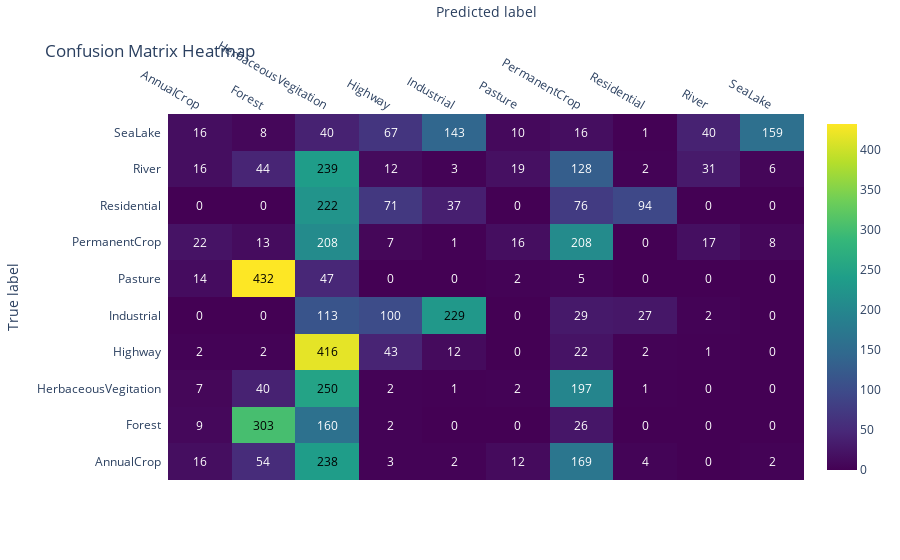

Notebook cell for this chart:
### Code cell
## using this because my matplotlib is broken
## feel free to use the block from above if yours work. 

import plotly.figure_factory as ff

z = cm.tolist()  # Convert the confusion matrix to a nested list
z_text = [["{:.0f}".format(y) for y in x] for x in z]  # Format values as strings

fig = ff.create_annotated_heatmap(
    z=z,
    x=class_names,
    y=class_names,
    annotation_text=z_text,
    colorscale="Viridis",
    showscale=True
)

fig.update_layout(
    title="Confusion Matrix Heatmap",
    xaxis_title="Predicted label",
    yaxis_title="True label",
    font=dict(size=12)
)

fig.show()

### Figure 1 — Plotly figure (JSON) as saved in the notebook; plotly's stock layout.template omitted (floating-point values rounded to 4 significant figures)
{"data": [{"colorscale": [[0, "#440154"], [0.1111, "#482878"], [0.2222, "#3e4989"], [0.3333, "#31688e"], [0.4444, "#26828e"], [0.5556, "#1f9e89"], [0.6667, "#35b779"], [0.7778, "#6ece58"], [0.8889, "#b5de2b"], [1, "#fde725"]], "reversescale": false, "showscale": true, "type": "heatmap", "x": ["AnnualCrop", "Forest", "HerbaceousVegitation", "Highway", "Industrial", "Pasture", "PermanentCrop", "Residential", "River", "SeaLake"], "y": ["AnnualCrop", "Forest", "HerbaceousVegitation", "Highway", "Industrial", "Pasture", "PermanentCrop", "Residential", "River", "SeaLake"], "z": [[16, 54, 238, 3, 2, 12, 169, 4, 0, 2], [9, 303, 160, 2, 0, 0, 26, 0, 0, 0], [7, 40, 250, 2, 1, 2, 197, 1, 0, 0], [2, 2, 416, 43, 12, 0, 22, 2, 1, 0], [0, 0, 113, 100, 229, 0, 29, 27, 2, 0], [14, 432, 47, 0, 0, 2, 5, 0, 0, 0], [22, 13, 208, 7, 1, 16, 208, 0, 17, 8], [0, 0, 222, 71, 37, 0, 76, 94, 0, 0], [16, 44, 239, 12, 3, 19, 128, 2, 31, 6], [16, 8, 40, 67, 143, 10, 16, 1, 40, 159]]}], "layout": {"annotations": [{"font": {"color": "#FFFFFF"}, "showarrow": false, "text": "16", "x": "AnnualCrop", "xref": "x", "y": "AnnualCrop", "yref": "y"}, {"font": {"color": "#FFFFFF"}, "showarrow": false, "text": "54", "x": "Forest", "xref": "x", "y": "AnnualCrop", "yref": "y"}, {"font": {"color": "#000000"}, "showarrow": false, "text": "238", "x": "HerbaceousVegitation", "xref": "x", "y": "AnnualCrop", "yref": "y"}, {"font": {"color": "#FFFFFF"}, "showarrow": false, "text": "3", "x": "Highway", "xref": "x", "y": "AnnualCrop", "yref": "y"}, {"font": {"color": "#FFFFFF"}, "showarrow": false, "text": "2", "x": "Industrial", "xref": "x", "y": "AnnualCrop", "yref": "y"}, {"font": {"color": "#FFFFFF"}, "showarrow": false, "text": "12", "x": "Pasture", "xref": "x", "y": "AnnualCrop", "yref": "y"}, {"font": {"color": "#FFFFFF"}, "showarrow": false, "text": "169", "x": "PermanentCrop", "xref": "x", "y": "AnnualCrop", "yref": "y"}, {"font": {"color": "#FFFFFF"}, "showarrow": false, "text": "4", "x": "Residential", "xref": "x", "y": "AnnualCrop", "yref": "y"}, {"font": {"color": "#FFFFFF"}, "showarrow": false, "text": "0", "x": "River", "xref": "x", "y": "AnnualCrop", "yref": "y"}, {"font": {"color": "#FFFFFF"}, "showarrow": false, "text": "2", "x": "SeaLake", "xref": "x", "y": "AnnualCrop", "yref": "y"}, {"font": {"color": "#FFFFFF"}, "showarrow": false, "text": "9", "x": "AnnualCrop", "xref": "x", "y": "Forest", "yref": "y"}, {"font": {"color": "#000000"}, "showarrow": false, "text": "303", "x": "Forest", "xref": "x", "y": "Forest", "yref": "y"}, {"font": {"color": "#FFFFFF"}, "showarrow": false, "text": "160", "x": "HerbaceousVegitation", "xref": "x", "y": "Forest", "yref": "y"}, {"font": {"color": "#FFFFFF"}, "showarrow": false, "text": "2", "x": "Highway", "xref": "x", "y": "Forest", "yref": "y"}, {"font": {"color": "#FFFFFF"}, "showarrow": false, "text": "0", "x": "Industrial", "xref": "x", "y": "Forest", "yref": "y"}, {"font": {"color": "#FFFFFF"}, "showarrow": false, "text": "0", "x": "Pasture", "xref": "x", "y": "Forest", "yref": "y"}, {"font": {"color": "#FFFFFF"}, "showarrow": false, "text": "26", "x": "PermanentCrop", "xref": "x", "y": "Forest", "yref": "y"}, {"font": {"color": "#FFFFFF"}, "showarrow": false, "text": "0", "x": "Residential", "xref": "x", "y": "Forest", "yref": "y"}, {"font": {"color": "#FFFFFF"}, "showarrow": false, "text": "0", "x": "River", "xref": "x", "y": "Forest", "yref": "y"}, {"font": {"color": "#FFFFFF"}, "showarrow": false, "text": "0", "x": "SeaLake", "xref": "x", "y": "Forest", "yref": "y"}, {"font": {"color": "#FFFFFF"}, "showarrow": false, "text": "7", "x": "AnnualCrop", "xref": "x", "y": "HerbaceousVegitation", "yref": "y"}, {"font": {"color": "#FFFFFF"}, "showarrow": false, "text": "40", "x": "Forest", "xref": "x", "y": "HerbaceousVegitation", "yref": "y"}, {"font": {"color": "#000000"}, "showarrow": false, "text": "250", "x": "HerbaceousVegitation", "xref": "x", "y": "HerbaceousVegitation", "yref": "y"}, {"font": {"color": "#FFFFFF"}, "showarrow": false, "text": "2", "x": "Highway", "xref": "x", "y": "HerbaceousVegitation", "yref": "y"}, {"font": {"color": "#FFFFFF"}, "showarrow": false, "text": "1", "x": "Industrial", "xref": "x", "y": "HerbaceousVegitation", "yref": "y"}, {"font": {"color": "#FFFFFF"}, "showarrow": false, "text": "2", "x": "Pasture", "xref": "x", "y": "HerbaceousVegitation", "yref": "y"}, {"font": {"color": "#FFFFFF"}, "showarrow": false, "text": "197", "x": "PermanentCrop", "xref": "x", "y": "HerbaceousVegitation", "yref": "y"}, {"font": {"color": "#FFFFFF"}, "showarrow": false, "text": "1", "x": "Residential", "xref": "x", "y": "HerbaceousVegitation", "yref": "y"}, {"font": {"color": "#FFFFFF"}, "showarrow": false, "text": "0", "x": "River", "xref": "x", "y": "HerbaceousVegitation", "yref": "y"}, {"font": {"color": "#FFFFFF"}, "showarrow": false, "text": "0", "x": "SeaLake", "xref": "x", "y": "HerbaceousVegitation", "yref": "y"}, {"font": {"color": "#FFFFFF"}, "showarrow": false, "text": "2", "x": "AnnualCrop", "xref": "x", "y": "Highway", "yref": "y"}, {"font": {"color": "#FFFFFF"}, "showarrow": false, "text": "2", "x": "Forest", "xref": "x", "y": "Highway", "yref": "y"}, {"font": {"color": "#000000"}, "showarrow": false, "text": "416", "x": "HerbaceousVegitation", "xref": "x", "y": "Highway", "yref": "y"}, {"font": {"color": "#FFFFFF"}, "showarrow": false, "text": "43", "x": "Highway", "xref": "x", "y": "Highway", "yref": "y"}, {"font": {"color": "#FFFFFF"}, "showarrow": false, "text": "12", "x": "Industrial", "xref": "x", "y": "Highway", "yref": "y"}, {"font": {"color": "#FFFFFF"}, "showarrow": false, "text": "0", "x": "Pasture", "xref": "x", "y": "Highway", "yref": "y"}, {"font": {"color": "#FFFFFF"}, "showarrow": false, "text": "22", "x": "PermanentCrop", "xref": "x", "y": "Highway", "yref": "y"}, {"font": {"color": "#FFFFFF"}, "showarrow": false, "text": "2", "x": "Residential", "xref": "x", "y": "Highway", "yref": "y"}, {"font": {"color": "#FFFFFF"}, "showarrow": false, "text": "1", "x": "River", "xref": "x", "y": "Highway", "yref": "y"}, {"font": {"color": "#FFFFFF"}, "showarrow": false, "text": "0", "x": "SeaLake", "xref": "x", "y": "Highway", "yref": "y"}, {"font": {"color": "#FFFFFF"}, "showarrow": false, "text": "0", "x": "AnnualCrop", "xref": "x", "y": "Industrial", "yref": "y"}, {"font": {"color": "#FFFFFF"}, "showarrow": false, "text": "0", "x": "Forest", "xref": "x", "y": "Industrial", "yref": "y"}, {"font": {"color": "#FFFFFF"}, "showarrow": false, "text": "113", "x": "HerbaceousVegitation", "xref": "x", "y": "Industrial", "yref": "y"}, {"font": {"color": "#FFFFFF"}, "showarrow": false, "text": "100", "x": "Highway", "xref": "x", "y": "Industrial", "yref": "y"}, {"font": {"color": "#000000"}, "showarrow": false, "text": "229", "x": "Industrial", "xref": "x", "y": "Industrial", "yref": "y"}, {"font": {"color": "#FFFFFF"}, "showarrow": false, "text": "0", "x": "Pasture", "xref": "x", "y": "Industrial", "yref": "y"}, {"font": {"color": "#FFFFFF"}, "showarrow": false, "text": "29", "x": "PermanentCrop", "xref": "x", "y": "Industrial", "yref": "y"}, {"font": {"color": "#FFFFFF"}, "showarrow": false, "text": "27", "x": "Residential", "xref": "x", "y": "Industrial", "yref": "y"}, {"font": {"color": "#FFFFFF"}, "showarrow": false, "text": "2", "x": "River", "xref": "x", "y": "Industrial", "yref": "y"}, {"font": {"color": "#FFFFFF"}, "showarrow": false, "text": "0", "x": "SeaLake", "xref": "x", "y": "Industrial", "yref": "y"}, {"font": {"color": "#FFFFFF"}, "showarrow": false, "text": "14", "x": "AnnualCrop", "xref": "x", "y": "Pasture", "yref": "y"}, {"font": {"color": "#000000"}, "showarrow": false, "text": "432", "x": "Forest", "xref": "x", "y": "Pasture", "yref": "y"}, {"font": {"color": "#FFFFFF"}, "showarrow": false, "text": "47", "x": "HerbaceousVegitation", "xref": "x", "y": "Pasture", "yref": "y"}, {"font": {"color": "#FFFFFF"}, "showarrow": false, "text": "0", "x": "Highway", "xref": "x", "y": "Pasture", "yref": "y"}, {"font": {"color": "#FFFFFF"}, "showarrow": false, "text": "0", "x": "Industrial", "xref": "x", "y": "Pasture", "yref": "y"}, {"font": {"color": "#FFFFFF"}, "showarrow": false, "text": "2", "x": "Pasture", "xref": "x", "y": "Pasture", "yref": "y"}, {"font": {"color": "#FFFFFF"}, "showarrow": false, "text": "5", "x": "PermanentCrop", "xref": "x", "y": "Pasture", "yref": "y"}, {"font": {"color": "#FFFFFF"}, "showarrow": false, "text": "0", "x": "Residential", "xref": "x", "y": "Pasture", "yref": "y"}, {"font": {"color": "#FFFFFF"}, "showarrow": false, "text": "0", "x": "River", "xref": "x", "y": "Pasture", "yref": "y"}, {"font": {"color": "#FFFFFF"}, "showarrow": false, "text": "0", "x": "SeaLake", "xref": "x", "y": "Pasture", "yref": "y"}, {"font": {"color": "#FFFFFF"}, "showarrow": false, "text": "22", "x": "AnnualCrop", "xref": "x", "y": "PermanentCrop", "yref": "y"}, {"font": {"color": "#FFFFFF"}, "showarrow": false, "text": "13", "x": "Forest", "xref": "x", "y": "PermanentCrop", "yref": "y"}, {"font": {"color": "#FFFFFF"}, "showarrow": false, "text": "208", "x": "HerbaceousVegitation", "xref": "x", "y": "PermanentCrop", "yref": "y"}, {"font": {"color": "#FFFFFF"}, "showarrow": false, "text": "7", "x": "Highway", "xref": "x", "y": "PermanentCrop", "yref": "y"}, {"font": {"color": "#FFFFFF"}, "showarrow": false, "text": "1", "x": "Industrial", "xref": "x", "y": "PermanentCrop", "yref": "y"}, {"font": {"color": "#FFFFFF"}, "showarrow": false, "text": "16", "x": "Pasture", "xref": "x", "y": "PermanentCrop", "yref": "y"}, {"font": {"color": "#FFFFFF"}, "showarrow": false, "text": "208", "x": "PermanentCrop", "xref": "x", "y": "PermanentCrop", "yref": "y"}, {"font": {"color": "#FFFFFF"}, "showarrow": false, "text": "0", "x": "Residential", "xref": "x", "y": "PermanentCrop", "yref": "y"}, {"font": {"color": "#FFFFFF"}, "showarrow": false, "text": "17", "x": "River", "xref": "x", "y": "PermanentCrop", "yref": "y"}, {"font": {"color": "#FFFFFF"}, "showarrow": false, "text": "8", "x": "SeaLake", "xref": "x", "y": "PermanentCrop", "yref": "y"}, {"font": {"color": "#FFFFFF"}, "showarrow": false, "text": "0", "x": "AnnualCrop", "xref": "x", "y": "Residential", "yref": "y"}, {"font": {"color": "#FFFFFF"}, "showarrow": false, "text": "0", "x": "Forest", "xref": "x", "y": "Residential", "yref": "y"}, {"font": {"color": "#000000"}, "showarrow": false, "text": "222", "x": "HerbaceousVegitation", "xref": "x", "y": "Residential", "yref": "y"}, {"font": {"color": "#FFFFFF"}, "showarrow": false, "text": "71", "x": "Highway", "xref": "x", "y": "Residential", "yref": "y"}, {"font": {"color": "#FFFFFF"}, "showarrow": false, "text": "37", "x": "Industrial", "xref": "x", "y": "Residential", "yref": "y"}, {"font": {"color": "#FFFFFF"}, "showarrow": false, "text": "0", "x": "Pasture", "xref": "x", "y": "Residential", "yref": "y"}, {"font": {"color": "#FFFFFF"}, "showarrow": false, "text": "76", "x": "PermanentCrop", "xref": "x", "y": "Residential", "yref": "y"}, {"font": {"color": "#FFFFFF"}, "showarrow": false, "text": "94", "x": "Residential", "xref": "x", "y": "Residential", "yref": "y"}, {"font": {"color": "#FFFFFF"}, "showarrow": false, "text": "0", "x": "River", "xref": "x", "y": "Residential", "yref": "y"}, {"font": {"color": "#FFFFFF"}, "showarrow": false, "text": "0", "x": "SeaLake", "xref": "x", "y": "Residential", "yref": "y"}, {"font": {"color": "#FFFFFF"}, "showarrow": false, "text": "16", "x": "AnnualCrop", "xref": "x", "y": "River", "yref": "y"}, {"font": {"color": "#FFFFFF"}, "showarrow": false, "text": "44", "x": "Forest", "xref": "x", "y": "River", "yref": "y"}, {"font": {"color": "#000000"}, "showarrow": false, "text": "239", "x": "HerbaceousVegitation", "xref": "x", "y": "River", "yref": "y"}, {"font": {"color": "#FFFFFF"}, "showarrow": false, "text": "12", "x": "Highway", "xref": "x", "y": "River", "yref": "y"}, {"font": {"color": "#FFFFFF"}, "showarrow": false, "text": "3", "x": "Industrial", "xref": "x", "y": "River", "yref": "y"}, {"font": {"color": "#FFFFFF"}, "showarrow": false, "text": "19", "x": "Pasture", "xref": "x", "y": "River", "yref": "y"}, {"font": {"color": "#FFFFFF"}, "showarrow": false, "text": "128", "x": "PermanentCrop", "xref": "x", "y": "River", "yref": "y"}, {"font": {"color": "#FFFFFF"}, "showarrow": false, "text": "2", "x": "Residential", "xref": "x", "y": "River", "yref": "y"}, {"font": {"color": "#FFFFFF"}, "showarrow": false, "text": "31", "x": "River", "xref": "x", "y": "River", "yref": "y"}, {"font": {"color": "#FFFFFF"}, "showarrow": false, "text": "6", "x": "SeaLake", "xref": "x", "y": "River", "yref": "y"}, {"font": {"color": "#FFFFFF"}, "showarrow": false, "text": "16", "x": "AnnualCrop", "xref": "x", "y": "SeaLake", "yref": "y"}, {"font": {"color": "#FFFFFF"}, "showarrow": false, "text": "8", "x": "Forest", "xref": "x", "y": "SeaLake", "yref": "y"}, {"font": {"color": "#FFFFFF"}, "showarrow": false, "text": "40", "x": "HerbaceousVegitation", "xref": "x", "y": "SeaLake", "yref": "y"}, {"font": {"color": "#FFFFFF"}, "showarrow": false, "text": "67", "x": "Highway", "xref": "x", "y": "SeaLake", "yref": "y"}, {"font": {"color": "#FFFFFF"}, "showarrow": false, "text": "143", "x": "Industrial", "xref": "x", "y": "SeaLake", "yref": "y"}, {"font": {"color": "#FFFFFF"}, "showarrow": false, "text": "10", "x": "Pasture", "xref": "x", "y": "SeaLake", "yref": "y"}, {"font": {"color": "#FFFFFF"}, "showarrow": false, "text": "16", "x": "PermanentCrop", "xref": "x", "y": "SeaLake", "yref": "y"}, {"font": {"color": "#FFFFFF"}, "showarrow": false, "text": "1", "x": "Residential", "xref": "x", "y": "SeaLake", "yref": "y"}, {"font": {"color": "#FFFFFF"}, "showarrow": false, "text": "40", "x": "River", "xref": "x", "y": "SeaLake", "yref": "y"}, {"font": {"color": "#FFFFFF"}, "showarrow": false, "text": "159", "x": "SeaLake", "xref": "x", "y": "SeaLake", "yref": "y"}], "font": {"size": 12}, "title": {"text": "Confusion Matrix Heatmap"}, "xaxis": {"dtick": 1, "gridcolor": "rgb(0, 0, 0)", "side": "top", "ticks": "", "title": {"text": "Predicted label"}}, "yaxis": {"dtick": 1, "ticks": "", "ticksuffix": "  ", "title": {"text": "True label"}}}}
